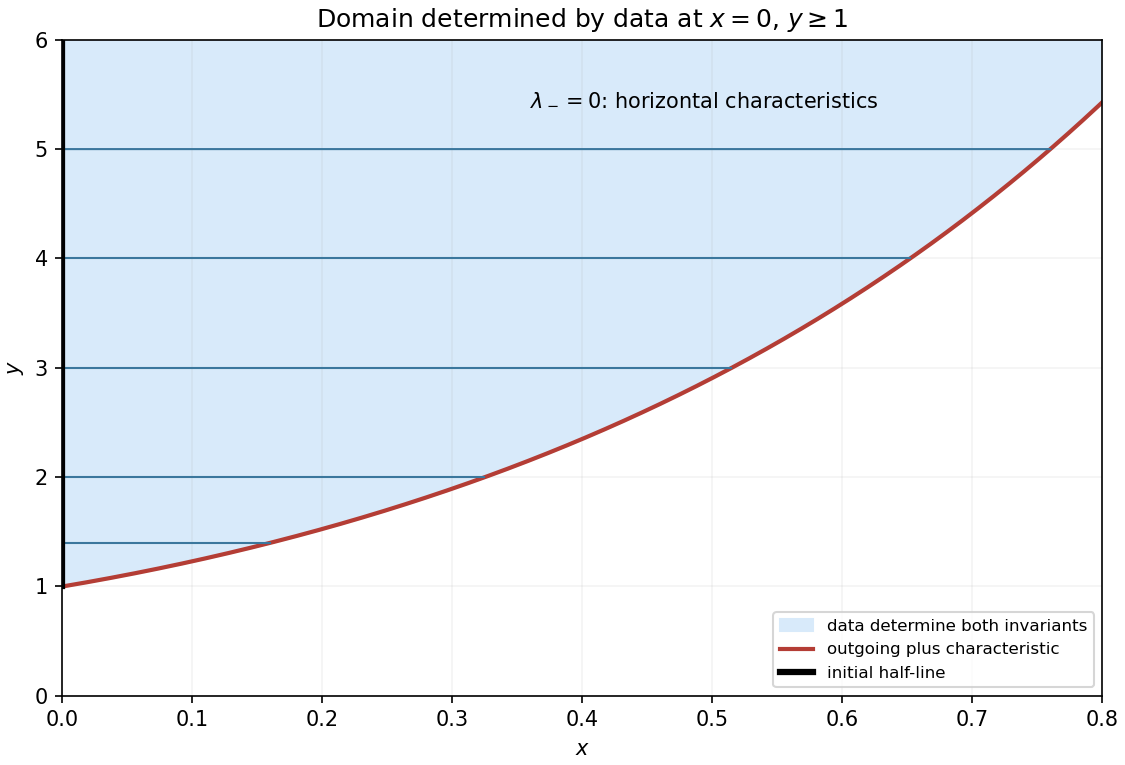

Generate this figure with Python:
"""Original domain-of-dependence figure. Python 3.14.4, numpy 2.3.5, matplotlib 3.10.7.
RK4 is used only to draw the boundary ODE, not to obtain the analytic solution.
Run from output directory; dependencies in wiki pyproject.toml.
"""
import numpy as np
import matplotlib
matplotlib.use('Agg')
import matplotlib.pyplot as plt
x=np.linspace(0,.8,1201);dx=x[1]-x[0];b=np.ones_like(x)
f=lambda xx,yy:2*np.sqrt(yy*yy+2*xx)
for i in range(len(x)-1):
    a=f(x[i],b[i]);c=f(x[i]+dx/2,b[i]+dx*a/2);d=f(x[i]+dx/2,b[i]+dx*c/2);e=f(x[i]+dx,b[i]+dx*d)
    b[i+1]=b[i]+dx*(a+2*c+2*d+e)/6
fig,ax=plt.subplots(figsize=(7.5,5.1),constrained_layout=True)
ax.fill_between(x,b,6,color='#d8eafa',label='data determine both invariants')
ax.plot(x,b,color='#b43d35',lw=2,label='outgoing plus characteristic')
for a in [1.4,2,3,4,5]:
    k=np.where(b<=a)[0]
    if len(k):ax.plot(x[k],[a]*len(k),color='#3b779d',lw=1)
ax.plot([0,0],[1,6],color='black',lw=3,label='initial half-line')
ax.text(.36,5.4,r'$\lambda_-=0$: horizontal characteristics',fontsize=10)
ax.set(xlim=(0,.8),ylim=(0,6),xlabel='$x$',ylabel='$y$',title=r'Domain determined by data at $x=0$, $y\geq1$')
ax.grid(alpha=.15);ax.legend(loc='lower right',fontsize=8)
fig.savefig('2009-hyperbolic-domain.png',dpi=150,facecolor='white')
